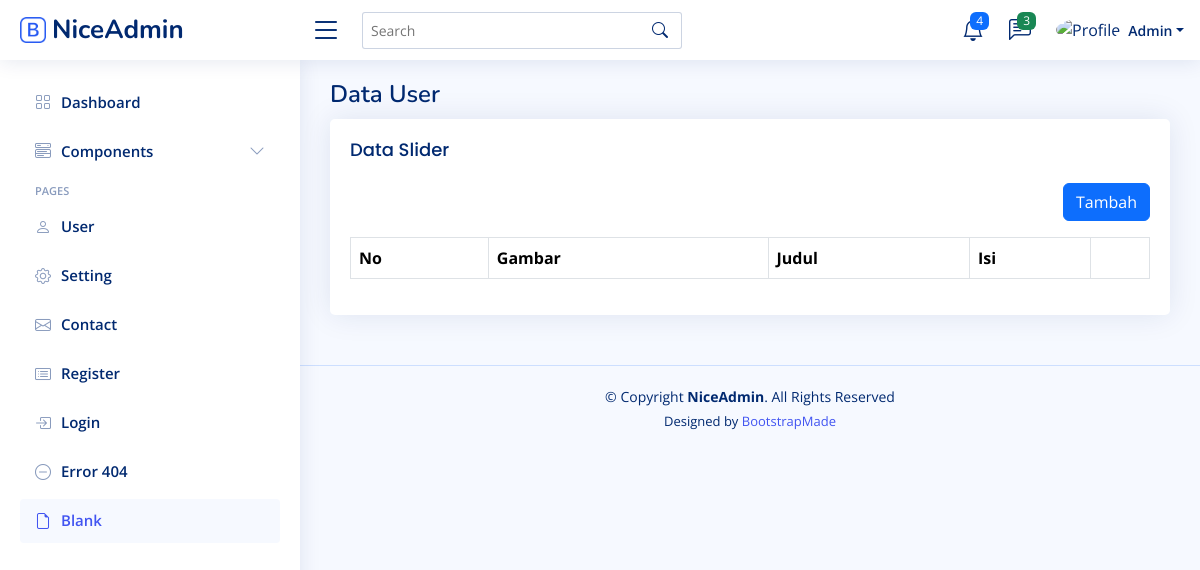
The app's page /admin/home.php?page=slider (signed in), older data.
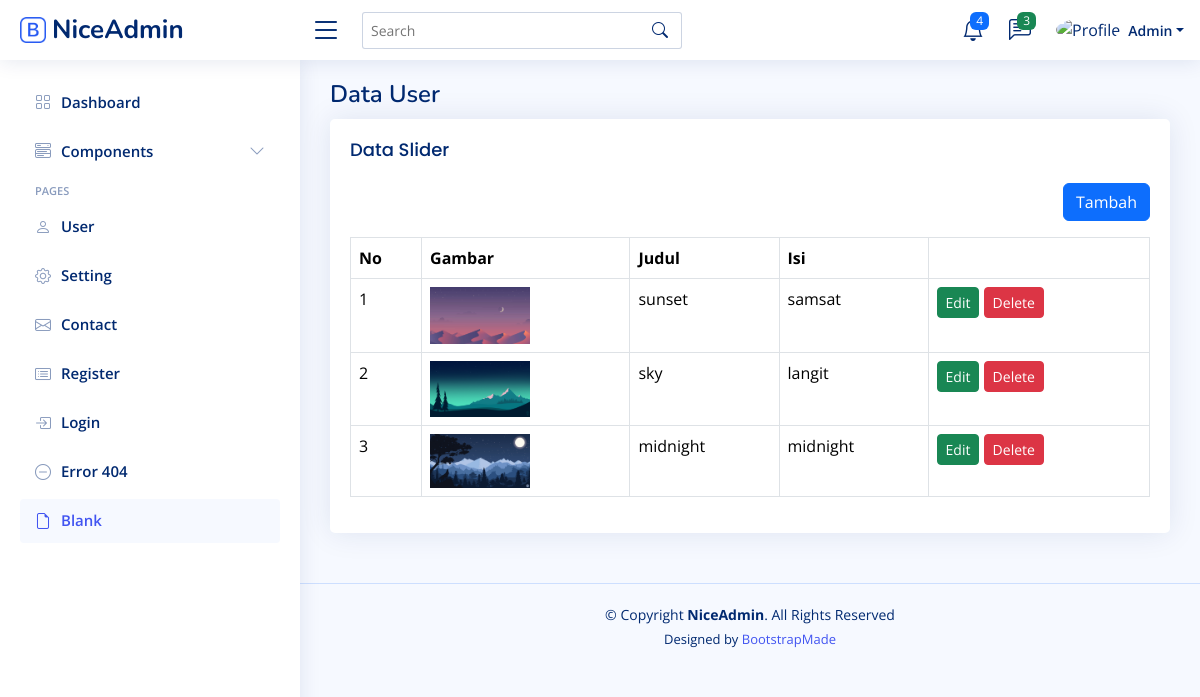
The same page, newer data.
### tables this page shows
CREATE TABLE `sliders` (
  `id` int(11) NOT NULL,
  `title` varchar(50) NOT NULL,
  `description` text NOT NULL,
  `image` varchar(100) NOT NULL,
  `created_at` timestamp NOT NULL DEFAULT current_timestamp(),
  `updated_at` timestamp NULL DEFAULT NULL ON UPDATE current_timestamp()
);

### admin/content/slider.php (the view)
<?php
$query = mysqli_query($koneksi, "SELECT * FROM sliders ORDER BY id DESC");
$rows = mysqli_fetch_all($query, MYSQLI_ASSOC);
?>
<div class="pagetitle">
  <h1>Data User</h1>
</div>
<section class="section">
  <div class="row">
    <div class="col-lg-12">
      <div class="card">
        <div class="card-body">
          <h5 class="card-title">Data Slider</h5>
          <div class="mb-3" align="right">
            <a href="?page=tambah-slider" class="btn btn-primary">Tambah</a>
          </div>
          <table class="table table-bordered">
            <thead>
              <tr>
                <th>No</th>
                <th>Gambar</th>
                <th>Judul</th>
                <th>Isi</th>
                <th></th>
              </tr>
            </thead>
            <tbody>
              <?php foreach ($rows as $key => $row): ?>
                <tr>
                  <td><?php echo $key += 1 ?></td>
                  <td><img width="100" src="uploads/<?php echo $row['image'] ?>" alt=""></td>
                  <td><?php echo $row['title'] ?></td>
                  <td><?php echo $row['description'] ?></td>
                  <td>
                    <a href="?page=tambah-slider&edit=<?php echo $row['id'] ?>" class="btn btn-sm btn-success">Edit</a>
                    <a onclick="return confirm('Apakah anda yakin akan menghapus data ini??')"
                      href="?page=tambah-slider&delete=<?php echo $row['id'] ?>" class="btn btn-sm btn-danger">Delete</a>
                  </td>
                </tr>
              <?php endforeach ?>
            </tbody>
          </table>
        </div>
      </div>
    </div>
  </div>
</section>

Row changes from the older to the newer data that the page shows:
added sliders: key "1", image (picture), title "sunset", description "samsat"
added sliders: key "2", image (picture), title "sky", description "langit"
added sliders: key "3", image (picture), title "midnight", description "midnight"
